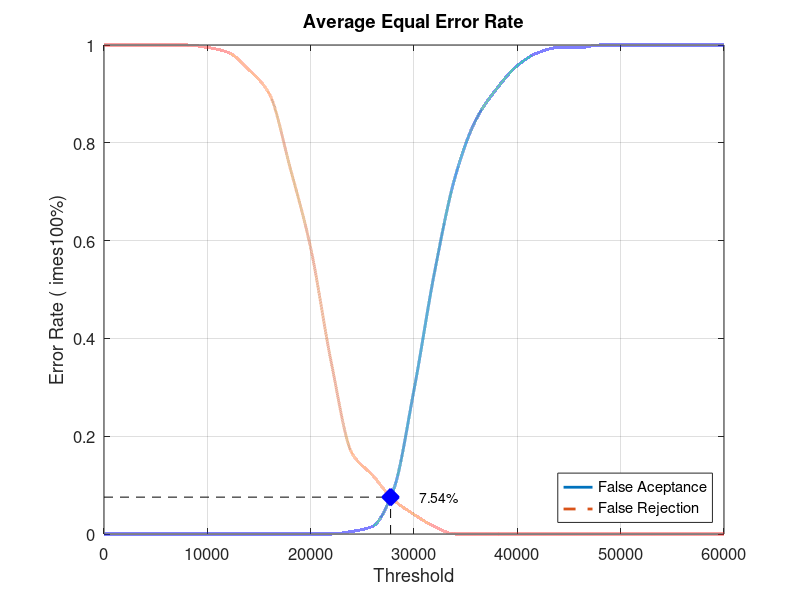
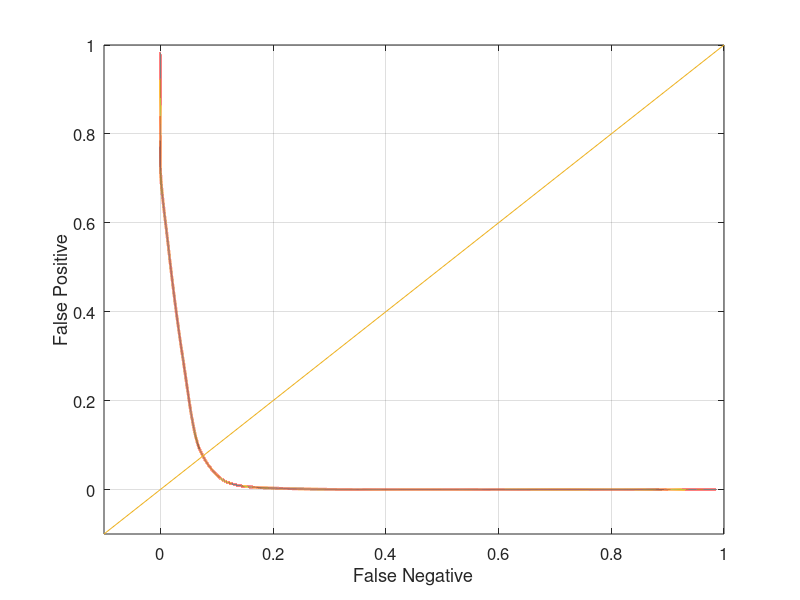

Reproduce these figures in MATLAB, in order.
close all;
clear;
clc;
x = 0:2000:60000;
xq = 0:0.5:60000;

y0 = [0 0 0 0 0 0 0 0 0 0 0 0 0.00526316 0.0157895 0.0894737 0.294737 0.536842 0.731579 0.847368 0.910526 0.957895 0.984211 0.994737 0.994737 1 1 1 1 1 1 1]
yy0 = interp1(x, y0, xq, 'pchip');
y1 = [1 1 1 1 1 0.995 0.985 0.95 0.9 0.75 0.585 0.35 0.165 0.12 0.07 0.04 0.015 0 0 0 0 0 0 0 0 0 0 0 0 0 0]
yy1 = interp1(x, y1, xq, 'pchip');

% Calculating EER: 
y2 = abs(y0 - y1);
find(y2 == min(y2))
yy2 = abs(yy0 - yy1);
xEER = find(yy2 == min(yy2));
xEERIndex = xq(xEER) % X-axis EER
yEER = yy0(xEER) % Y-axis EER

main = figure
plot(xq, yy0,'-','LineWidth', 2);	hold on
plot(xq, yy1,'--','LineWidth', 2);	hold on
plot([xEERIndex xEERIndex], [0 yEER], 'k--');	hold on
plot([0 xEERIndex], [yEER yEER], 'k--');	hold on
plot(xEERIndex, yEER, 'bx', 'LineWidth', 10);	hold on
text(xEERIndex + 10 * xEERIndex / 100, yEER, [num2str(round((10000 * yEER)) / 100) '%'])
legend('False Aceptance', 'False Rejection', 'Location', 'SouthEast')
xlabel('Threshold')
ylabel('Error Rate (	imes100%)')
title('Average Equal Error Rate')
set(gca, 'FontSize', 12)
axis([0 60000 0 1])
grid on

print(main, 'Database1_1Main', '-dpng');
FNRxFPR = figure('Color', [1 1 1]);
plot(yy1, yy0, '-', yy1, yy0, 'LineWidth', 2);
hold on
y = -0.1:0.1:1
plot(y, y); 
set(gca, 'FontSize', 12)
xlabel('False Negative')
ylabel('False Positive')
axis([-0.1 1 -0.1 1])
set(gca, 'FontSize', 12)
grid on

print(FNRxFPR, 'Database1_1FNRxFPR','-dpng');
